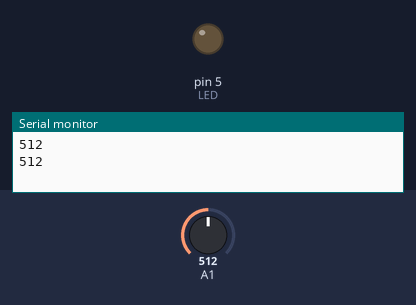
Recording of a sketch running on a simulated Arduino Uno, built with avr-gcc and run on an emulated ATmega328P. Parts: output pins drawn as LEDs (lit = HIGH), the last lines printed to the serial monitor. The inputs (shaded band) are chosen by the test bench; at power-on: A1 = 512.

Above: at 1.8 s.
1.9 s: A1 set to 210
3.4 s: A1 set to 193
At 5.2 s:
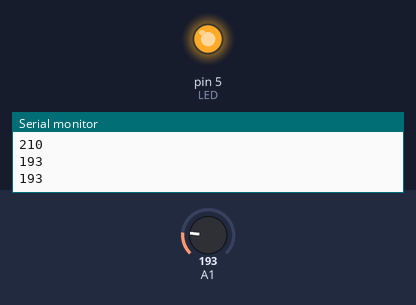
5.5 s: A1 set to 306
At 6.8 s:
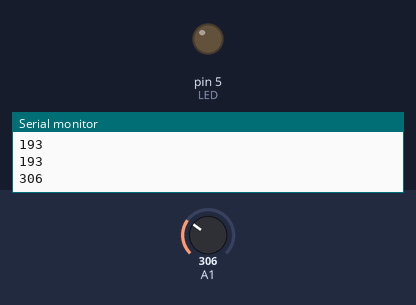
7.5 s: A1 set to 190
At 8.4 s:
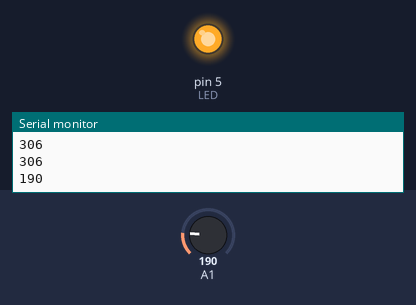
Timing chart, 0 to 10.5 s (numbered marks = the images above; inputs shaded):
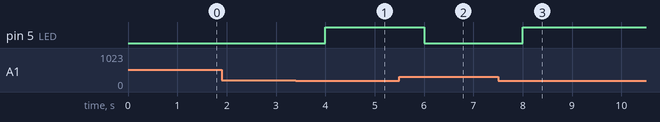

Measured:
- the behaviour switches between 201 and 200 on A1 (found by bisection; images 0 and 1)
- after the input at 3.4 s, pin 5 (LED): LOW → HIGH after 0.60 s
- after the input at 5.5 s, pin 5 (LED): HIGH → LOW after 0.50 s
- after the input at 7.5 s, pin 5 (LED): LOW → HIGH after 0.50 s

The sketch:

turn_on_light_dark.ino
```cpp
/*
Keyestudio smart home Kit for Arduino
Project 6
photocell
http://www.keyestudio.com
*/
int LED = 5; // Set LED pin at D5
int val = 0; // Read the voltage value of the photodiode
void setup () {
       pinMode (LED, OUTPUT); // LED is output
       Serial.begin (9600); // The serial port baud rate is set to 9600
}
void loop () {
       val = analogRead (A1); // Read the voltage value of A1 Pin
       Serial.println (val); // Serial port to view the change of voltage value
       if (val > 200)
       {// Less than 200, LED light is off
       digitalWrite (LED, LOW);
       }
       else
       {// Otherwise, the LED lights up
       digitalWrite (LED, HIGH);
       }
       delay (1000); // Delay 10ms
}
//
```
